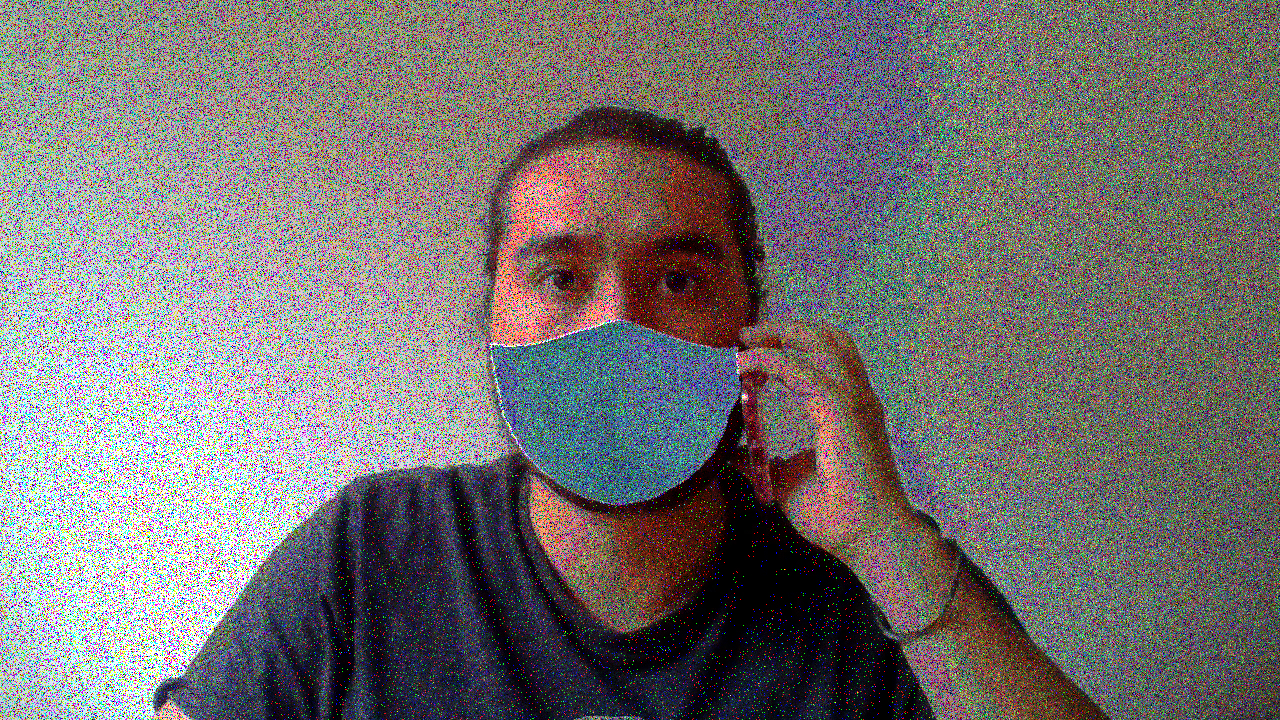
#> input picture Proyecto/DataBase_Augmentation/Samples/349_speckle.png, 1280 x 720 px
$ python -i thetaFilter.py   (imports and definitions only)
#> lines starting #> are read from the running program, lines starting #| are printed output that depends on the picture; after the words box and inside, x2 and y2 are one past the last pixel; in counts of white or black regions, pixels touching at a corner belong together
#> further down, picture is the input picture: shape (720, 1280, 3); mean B, G, R 112.6, 113.8, 117.2
# Pontificia Universidad Javeriana
# Procesamiento de Imágenes y Video
# Luis Miguel Muñoz Flórez
# Taller 2
# Clase thetaFilter

# Importar librerías
import cv2
import numpy as np

# Construcción de la clase thetaFilter
class thetaFilter:

    # Atributos de la clase
    imagen_gris = []
    fft_imagen = []
    mascara = []
    imagen_filtrada = []
    theta = 0
    delta_theta = 0

    # Constructor de la clase
    def __init__(self, imagen_gris):
        self.imagen_gris = imagen_gris

    # Método set_theta: recibir los parámetros theta y delta_theta que definirán
    # la respuesta del filtro
    def set_theta(self, theta, delta_theta):
        self.theta = theta
        self.delta_theta = delta_theta

    # Método filtering: permite solo el paso de componentes de frecuencia orientados en theta - delta_theta
    # y en theta + delta_theta
    def filtering(self):
        # Transformada de fourier (FFT) de la imagen en gris
        fft_imagen_gris = np.fft.fft2(self.imagen_gris)
        # Desplazar la FFT de la imagen
        fft_imagen_gris_desplazada = np.fft.fftshift(fft_imagen_gris)

        # Visualización de la FFT
        # Valor absoluto de la FFT desplazada
        fft_imagen_gris_magnitud = np.absolute(fft_imagen_gris_desplazada)
        # Aplicamos algortimo para poder visualizar
        fft_imagen_vista = np.log(fft_imagen_gris_magnitud + 1)
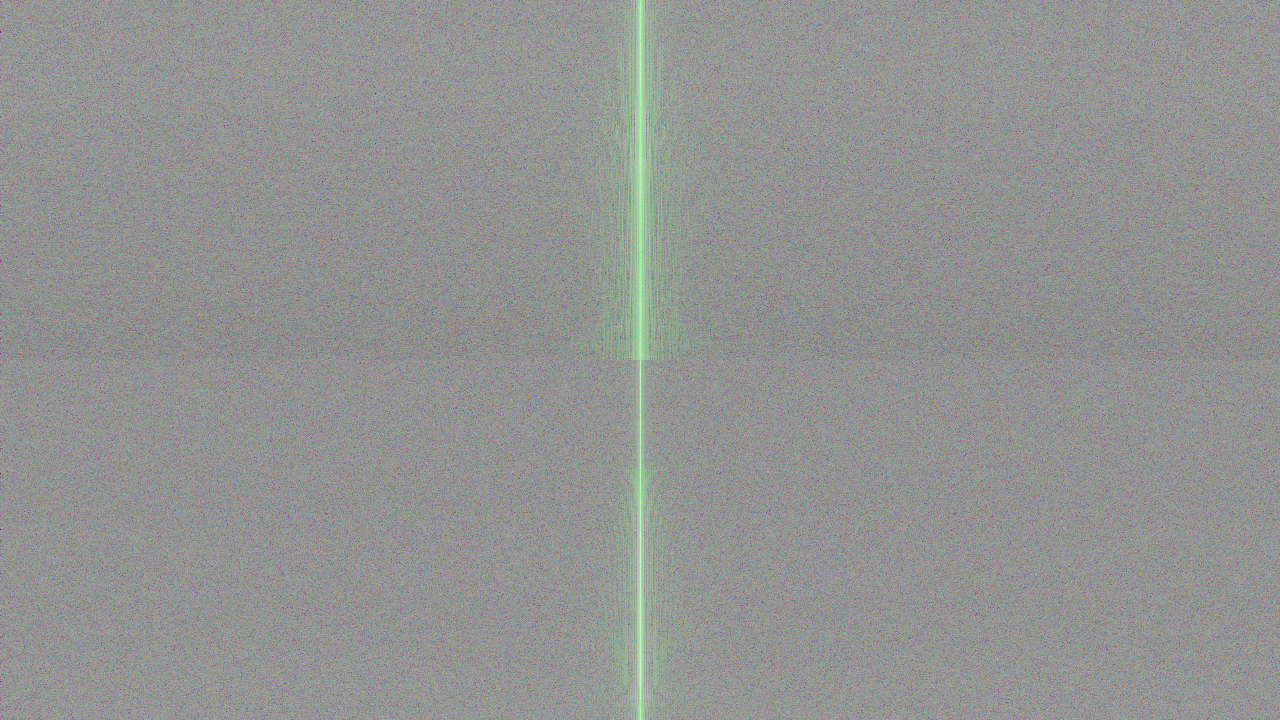
#> fft_imagen_vista: shape (720, 1280, 3) float64; mean of channels 0, 1, 2 7.96, 8.02, 7.96; drawn with min black and max white
        # Normalizar la FFT
        fft_imagen_vista = fft_imagen_vista / np.max(fft_imagen_vista)
        # Mostrar FFT de la imagen
        self.fft_imagen = fft_imagen_vista
        # cv2.imshow("FFT Imagen", fft_imagen_vista)

        # Pre procesamiento
        # Extracción del tamaño de la imagen
        num_filas, num_columnas = (self.imagen_gris.shape[0], self.imagen_gris.shape[1])
#> num_filas = 720; num_columnas = 1280
        # Vectores de filas y columnas
        enum_filas = np.linspace(0, num_filas - 1, num_filas)
#> enum_filas = 720 values from 0 to 719
        enum_columnas = np.linspace(0, num_columnas - 1, num_columnas)
#> enum_columnas = 1280 values from 0 to 1279
        # Matriz para iterar en toda la imagen
        iterador_columnas, iterador_filas = np.meshgrid(enum_columnas, enum_filas)
        # Encontrar el centro de la imagen
        mitad_filas = num_filas / 2  # en filas
#> mitad_filas = 360
        mitad_columnas = num_columnas / 2  # en columnas
#> mitad_columnas = 640

        # Máscara del filtro
        mascara_1 = np.zeros_like(self.imagen_gris)
        # Límite inferior
        idx_bajo = (180 * np.arctan2((iterador_columnas - mitad_columnas), (iterador_filas - mitad_filas)) / np.pi ) > (self.theta - self.delta_theta)
        # Límite superior
        idx_alto = (180 * np.arctan2((iterador_columnas - mitad_columnas), (iterador_filas - mitad_filas)) / np.pi ) < (self.theta + self.delta_theta)
        # Realizar AND entre los límites
        idx_total = np.bitwise_and(idx_bajo, idx_alto)
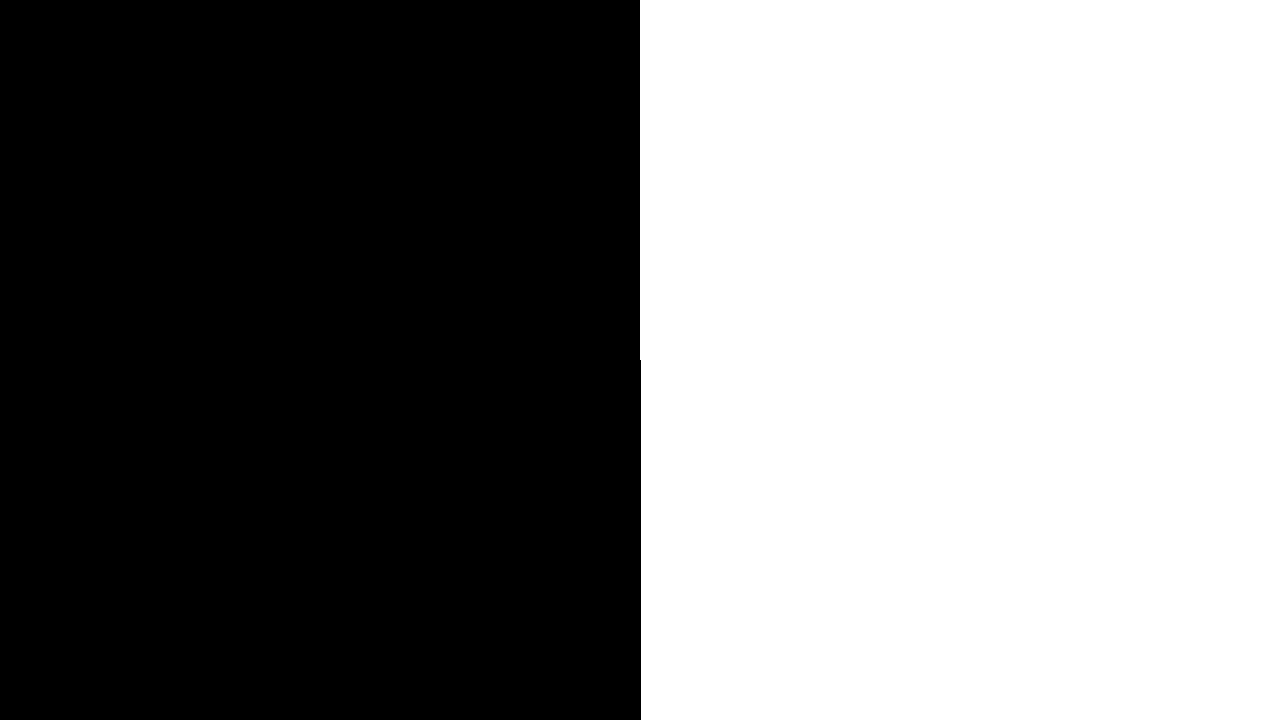
#> idx_bajo: shape (720, 1280) bool; 50% white; 1 white region, box (x1, y1, x2, y2) and area: (640, 0, 1280, 720) 460440
        # Traer solamente las componentes en frecuenciaque cumplan el rango
        mascara_1[idx_total] = 1
        # Agregar componente DC
        mascara_1[int(mitad_filas), int(mitad_columnas)] = 1

        # cv2.imshow("Mascara", mascara)
        # Rotar 180 grados la primera máscara
        mascara_2 = cv2.rotate(mascara_1, cv2.ROTATE_180)
        # Juntar las dos máscaras
        mascara = np.bitwise_or(mascara_1, mascara_2)
        # Filtrado
        # Aplicar máscara a la FFT de la imagen desplazada
        fft_filtrada = fft_imagen_gris_desplazada * mascara
        # Guardar máscara

        self.mascara = mascara
        # FFT inversa para obtener la imagen filtrada
        imagen_filtrada = np.fft.ifft2(np.fft.fftshift(fft_filtrada))
        imagen_filtrada = np.absolute(imagen_filtrada)
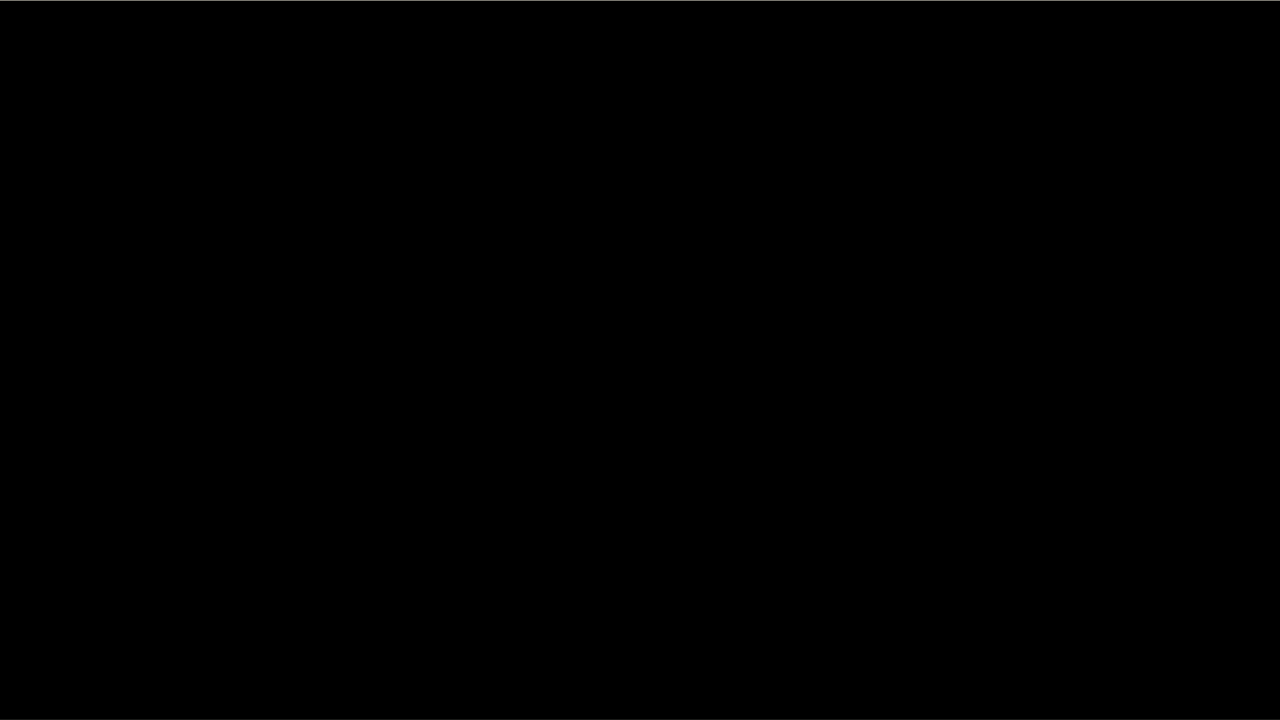
#> imagen_filtrada: shape (720, 1280, 3) float64; mean of channels 0, 1, 2 0.2, 0.2, 0.2; drawn as B, G, R
        imagen_filtrada = imagen_filtrada / np.max(imagen_filtrada)
        # Guardar imagen filtrada
        self.imagen_filtrada = imagen_filtrada

>>> import cv2
>>> picture = cv2.imread('../../Proyecto/DataBase_Augmentation/Samples/349_speckle.png')
>>> result = thetaFilter(picture).filtering()

$ run again, on Proyecto/DataBase_Augmentation/Samples/350_gauss.png
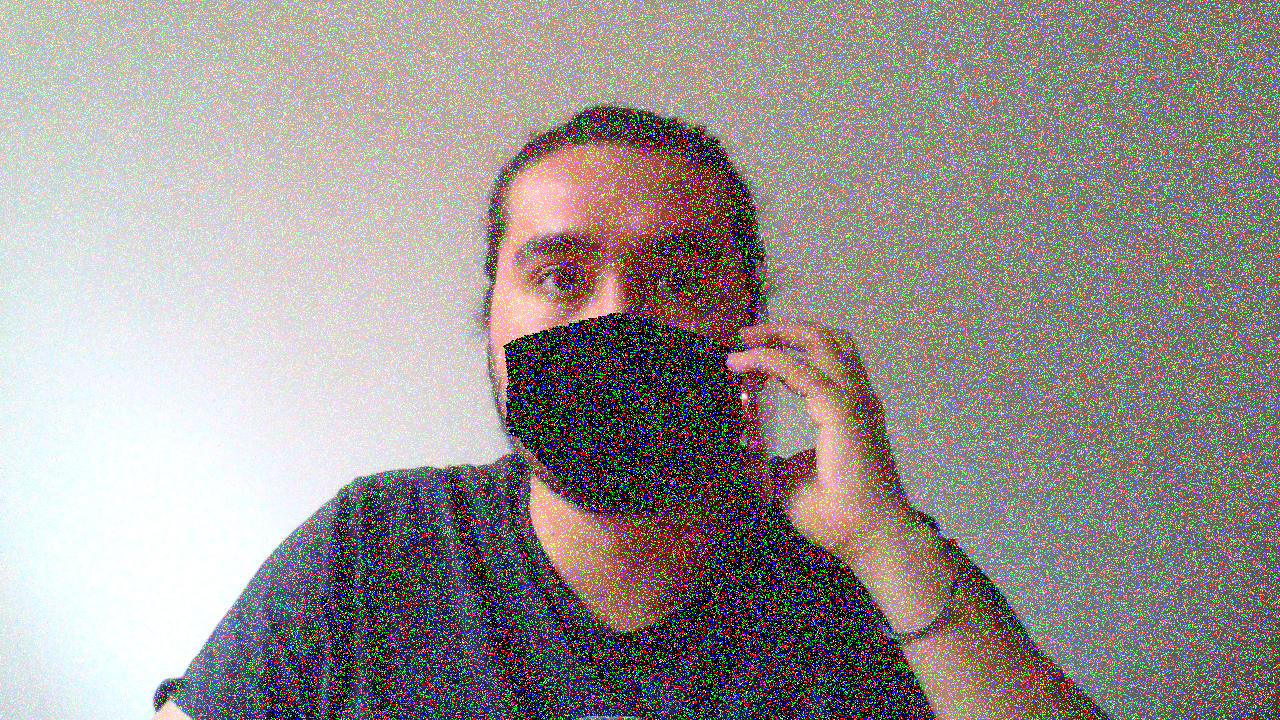
#> input picture Proyecto/DataBase_Augmentation/Samples/350_gauss.png, 1280 x 720 px
#> picture is the input picture: shape (720, 1280, 3); mean B, G, R 142.5, 145.8, 151.9
#> in filtering, `fft_imagen_vista = np.log(fft_imagen_gris_magnitud + 1)`:
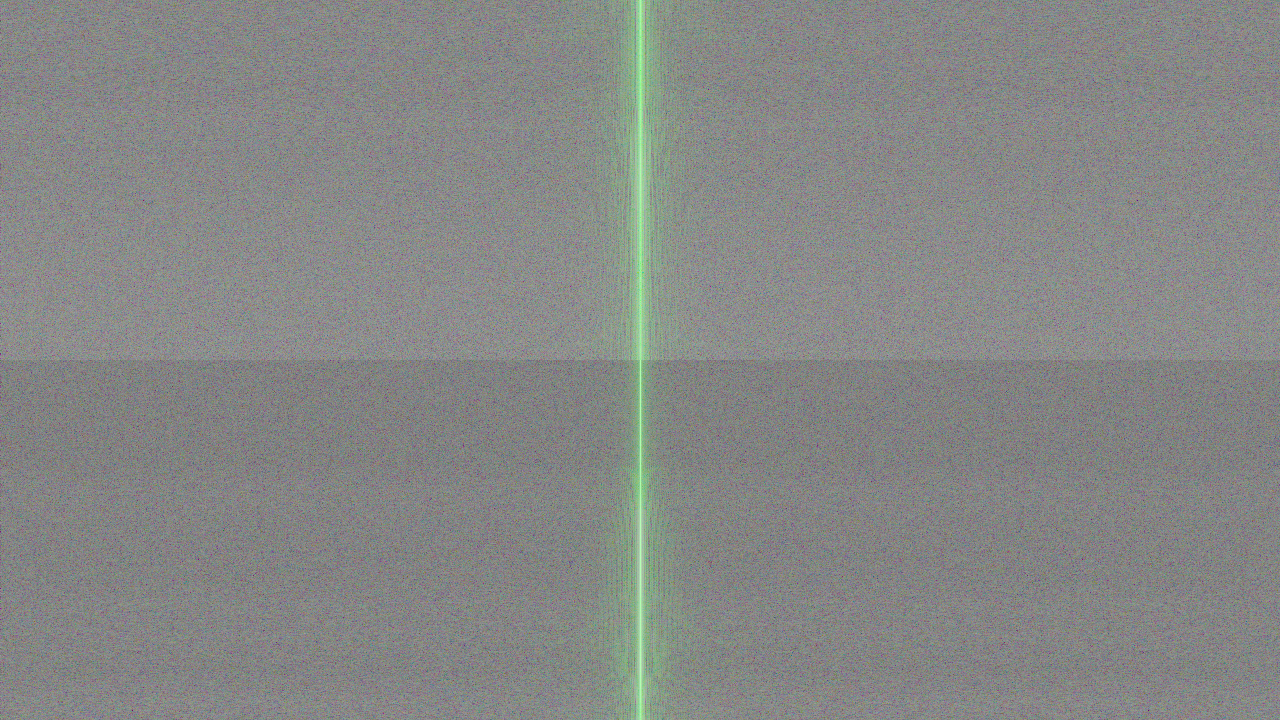
#> fft_imagen_vista: shape (720, 1280, 3) float64; mean of channels 0, 1, 2 7.81, 7.89, 7.81; drawn with min black and max white
#> idx_bajo: shape (720, 1280) bool; 50% white; 1 white region, box (x1, y1, x2, y2) and area: (640, 0, 1280, 720) 460440
